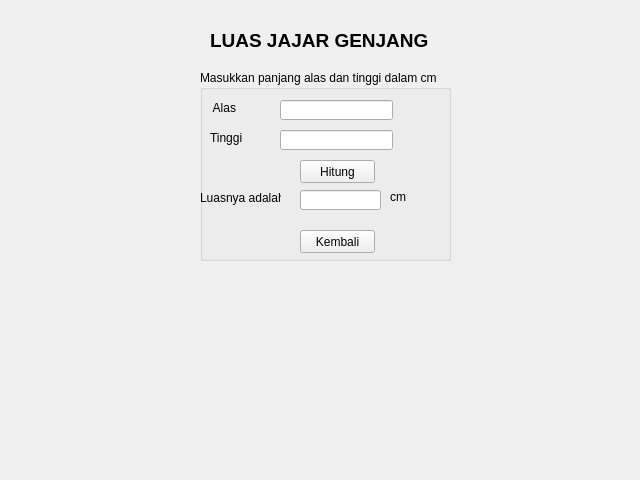
<?xml version="1.0" encoding="UTF-8"?>
<ui version="4.0">
 <class>Form</class>
 <widget class="QWidget" name="Form">
  <property name="geometry">
   <rect>
    <x>0</x>
    <y>0</y>
    <width>640</width>
    <height>480</height>
   </rect>
  </property>
  <property name="windowTitle">
   <string>Form</string>
  </property>
  <widget class="QLabel" name="label">
   <property name="geometry">
    <rect>
     <x>210</x>
     <y>30</y>
     <width>231</width>
     <height>20</height>
    </rect>
   </property>
   <property name="font">
    <font>
     <pointsize>14</pointsize>
     <weight>75</weight>
     <bold>true</bold>
    </font>
   </property>
   <property name="text">
    <string>LUAS JAJAR GENJANG</string>
   </property>
  </widget>
  <widget class="QGroupBox" name="groupBox">
   <property name="geometry">
    <rect>
     <x>200</x>
     <y>70</y>
     <width>251</width>
     <height>191</height>
    </rect>
   </property>
   <property name="title">
    <string>Masukkan panjang alas dan tinggi dalam cm</string>
   </property>
   <widget class="QLineEdit" name="txtAlas">
    <property name="geometry">
     <rect>
      <x>80</x>
      <y>30</y>
      <width>113</width>
      <height>20</height>
     </rect>
    </property>
   </widget>
   <widget class="QLineEdit" name="txtTinggi">
    <property name="geometry">
     <rect>
      <x>80</x>
      <y>60</y>
      <width>113</width>
      <height>20</height>
     </rect>
    </property>
   </widget>
   <widget class="QPushButton" name="btnHitungLuasJajarGenjang">
    <property name="geometry">
     <rect>
      <x>100</x>
      <y>90</y>
      <width>75</width>
      <height>23</height>
     </rect>
    </property>
    <property name="text">
     <string>Hitung</string>
    </property>
   </widget>
   <widget class="QLineEdit" name="txtLuasJajarGenjang">
    <property name="geometry">
     <rect>
      <x>100</x>
      <y>120</y>
      <width>81</width>
      <height>20</height>
     </rect>
    </property>
    <property name="readOnly">
     <bool>true</bool>
    </property>
   </widget>
   <widget class="QLabel" name="label_2">
    <property name="geometry">
     <rect>
      <x>190</x>
      <y>120</y>
      <width>47</width>
      <height>13</height>
     </rect>
    </property>
    <property name="text">
     <string>cm</string>
    </property>
   </widget>
   <widget class="QLabel" name="label_3">
    <property name="geometry">
     <rect>
      <x>0</x>
      <y>120</y>
      <width>81</width>
      <height>16</height>
     </rect>
    </property>
    <property name="text">
     <string>Luasnya adalah</string>
    </property>
   </widget>
   <widget class="QLabel" name="label_4">
    <property name="geometry">
     <rect>
      <x>10</x>
      <y>30</y>
      <width>71</width>
      <height>16</height>
     </rect>
    </property>
    <property name="text">
     <string> Alas</string>
    </property>
   </widget>
   <widget class="QLabel" name="label_5">
    <property name="geometry">
     <rect>
      <x>10</x>
      <y>60</y>
      <width>71</width>
      <height>16</height>
     </rect>
    </property>
    <property name="text">
     <string>Tinggi</string>
    </property>
   </widget>
   <widget class="QPushButton" name="btnBack">
    <property name="geometry">
     <rect>
      <x>100</x>
      <y>160</y>
      <width>75</width>
      <height>23</height>
     </rect>
    </property>
    <property name="text">
     <string>Kembali</string>
    </property>
   </widget>
  </widget>
 </widget>
 <resources/>
 <connections/>
</ui>
